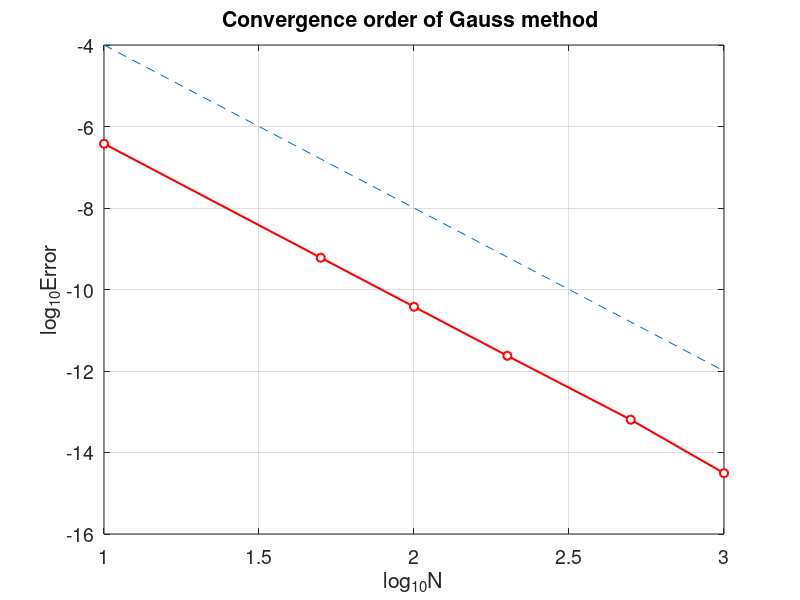

MATLAB code for this plot:
% IRK2s_error.m
% Implicit Runge-Kutta(Gauss method) 2 stage and order 4
% u'=u in [0,1] with initial condition u(0)=1
% exact solution: ue=exp(x)
clear all;  close all;  clf
Nvec=[10 50 100 200 500 1000];
Err=[];
for n=1:length(Nvec)
    N=Nvec(n);
    h=1/N;
    x=[0:h:1];
    u(1)=1;
    X0=[1;1];
    % Newton iteration
    for i=1:N
        k=u(i);
        r=X0;
        tol=1;
        while tol>1.0e-6
            X=r;
            D=[1-0.25*h,-h*(0.25-(sqrt(3))/6);...
            -h*( 0.25+(sqrt(3))/6),1-h*0.25];    % Jacobian matrix
            F=[X(1)-k-h*(0.25*X(1)+(0.25-(sqrt(3))/6)*X(2));...
            X(2)-k-h*((0.25+(sqrt(3))/6)*X(1)+0.25*X(2))];   % RHS
            r=X-D\F;
            tol=norm(r-X);
        end
        k1=r(1);
        k2=r(2);
        u(i+1)=k+(h/2)*(k1+k2);
        X0=r;
    end
    ue=exp(x);             % exact solution
    err=max(abs(u-ue));    % maximum error
    Err=[Err,err];
end
plot(log10(Nvec),log10(Err),'ro-','MarkerFaceColor','w','LineWidth',1.5)
hold on,
plot(log10(Nvec), log10(Nvec.^(-4)), '--')
grid on,
xlabel('log_{10}N','fontsize', 16), ylabel('log_{10}Error','fontsize',16)
title('Convergence order of Gauss method ','fontsize',14)
set(gca,'fontsize',14)

for i=1:length(Nvec)-1     % computating convergence order
    order(i)=-log(Err(i)/Err(i+1))/(log(Nvec(i)/Nvec(i+1)));
end
Err
order


print -dpng -r600  IRK2s_error.png
